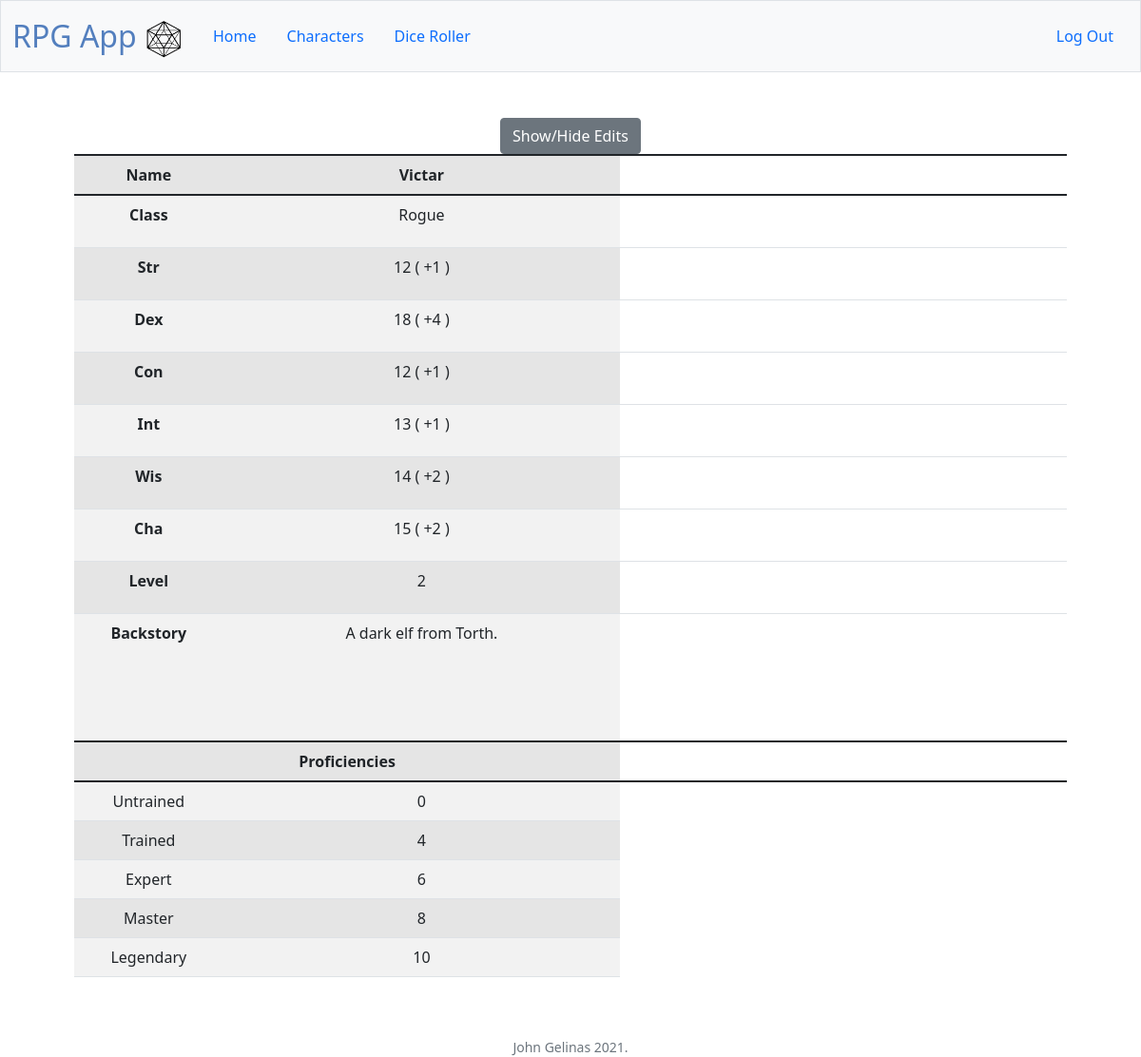
/character/Victar (signed in), run on the app's committed database.
### tables this page shows
CREATE TABLE characters (characterid INTEGER PRIMARY KEY NOT NULL, playerid INTEGER REFERENCES users, Name VARCHAR(255), Class VARCHAR(255), Str INT, Dex INT, Con INT, Int INT, Wis INT, Cha INT, Level INT, Backstory VARCHAR(255));

### PF2eApp.py (the view, shortened to what this page needs)
@app.route('/character/<name>', methods=["GET", "POST"])
def character(name):
    user = session["user_id"]
    name = scrub(name)
    user = scrub(user)
    query = "SELECT id FROM users WHERE username = '{}'".format(user)
    playerid = sqlselect(query)[0][0]
    con = sqlite3.connect('pathfinder.db')
    con.row_factory = dictfactory
    cur = con.cursor()
    cur.execute("SELECT * FROM characters WHERE name = '{}' AND playerid = {}".format(name, playerid))
    chardata = cur.fetchall()[0]
    cur.close()
    con.close()
    if request.method == "GET":
        chardata["Str Mod"] = floor((chardata["Str"] - 10)/2)
        chardata["Dex Mod"] = floor((chardata["Dex"] - 10)/2)
        chardata["Con Mod"] = floor((chardata["Con"] - 10)/2)
        chardata["Int Mod"] = floor((chardata["Int"] - 10)/2)
        chardata["Wis Mod"] = floor((chardata["Wis"] - 10)/2)
        chardata["Cha Mod"] = floor((chardata["Cha"] - 10)/2)
        proficiencies = {}
        proficiencies["Untrained"] = 0
        proficiencies["Trained"] = chardata["Level"] + 2
        proficiencies["Expert"] = chardata["Level"] + 4
        proficiencies["Master"] = chardata["Level"] + 6
        proficiencies["Legendary"] = chardata["Level"] + 8
        return render_template("viewcharacter.html", chardata = chardata, proficiencies = proficiencies)

### PF2eApp.py (called while the page is built)
@app.after_request
def after_request(response):
    response.headers["Cache-Control"] = "no-cache, no-store, must-revalidate"
    response.headers["Expires"] = 0
    response.headers["Pragma"] = "no-cache"
    return response

### helpers.py (called while the page is built)
def scrub(table_name):
    return ''.join( chr for chr in table_name if chr.isalnum() or chr == " " or chr == "." )

def sqlselect(query):
    con = sqlite3.connect('pathfinder.db')
    cur = con.cursor()
    cur.execute(query)
    rowcount = cur.rowcount
    if rowcount == 0:
        data = []
    else:
        data = cur.fetchall()
    cur.close()
    con.close()
    return data

def dictfactory(cursor, row):
    d = {}
    for idx, col in enumerate(cursor.description):
        d[col[0]] = row[idx]
    return d

### templates/viewcharacter.html (shortened to what this page needs)
{% extends "layout.html" %}
{% block main %}
<table class = "table table-striped table-hover table-active">
    <colgroup>
        <col>
        <col>
        <col class = "editcolumn border-0" id = "col" style = "width: 300px; visibility: hidden">
    </colgroup>
    <thead class="thead-dark">
        <tr>
            <th>Name</th>
            <th>{{ chardata["Name"] }}</th>
        </tr>
    </thead>
    {% for field in chardata %}
        {% if loop.index > 3 and loop.index < 13 %}
            <tr>
                <th scope="row" style = "width: 15%">{{ field }} </th>
                <td style = "width: 40%">
                    {{ chardata[field]|string }}
                    {% if field|length == 3 %}
                    (
                        {% if chardata[[field, ' Mod']|join] > 0 %}
                            {{ ['+',chardata[[field, ' Mod']|join]]|join }}
                        {% elif chardata[[field, ' Mod']|join] == 0 %}
                            {{ [' ',chardata[[field, ' Mod']|join]]|join }}
                        {% else %}
                            {{ ['-',chardata[[field, ' Mod']|join]]|join }}
                        {% endif %}
                    )
                    {% endif %}
                </td>
            </tr>
        {% endif %}
    {% endfor %}
    <thead>
        <th colspan = "2" style = "text-align: center">Proficiencies</th>
    </thead>
    {% for name, prof in proficiencies.items() %}
    <tr>
        <td>{{name}}</td>
        <td>{{prof}}</td>
    </tr>
    {% endfor %}
    <tr>
        <button onclick="editcolumn()" class = "btn btn-secondary">Show/Hide Edits</button>
    </tr>
</table>
{% endblock %}

### templates/layout.html (shortened to what this page needs)
<!DOCTYPE html>
<html lang="en">
    <head>
        <link href="https://cdn.jsdelivr.net/npm/bootstrap@5.1.3/dist/css/bootstrap.min.css" rel="stylesheet">
        <link href="/static/styles.css" rel="stylesheet">
    </head>
    <body>
        <nav class="navbar navbar-expand-md navbar-light bg-light border">
            <div class="container-fluid">
                <a class="navbar-brand" href="/"><span class="blue">RPG App <img src="/static/d20.png" alt="D20 Die" width="40" height="40"> </span></a>
                <div class="collapse navbar-collapse" id="navbar">
                    {% if session.user_id %}
                    <ul class="nav nav-pills me-auto" id="navbar left">
                        <li class="nav-item">
                            <a class="nav-link" href="/home">Home</a>
                        </li>
                        <li class="nav-item">
                            <a class="nav-link" href="/characters">Characters</a>
                        </li>
                        <li class="nav-item">
                            <a class="nav-link" href="/dice">Dice Roller</a>
                        </li>
                    </ul>
                    <ul class="nav nav-pills ms-auto" id="navbar right">
                        <li class="nav-item">
                            <a class="nav-link" href="/logout">Log Out</a>
                        </li>
                    </ul>
                    {% endif %}
                </div>
            </div>
        </nav>
        <main class="container p-5">
            {% block main %}{% endblock %}
        </main>
        <footer class="small text-center text-muted">
            John Gelinas 2021.
        </footer>
    </body>
</html>

### static/styles.css (style rules this page uses)
nav .navbar-brand { font-size: xx-large; }
nav .navbar-brand .blue { color: #537fbe; }
main { overflow-x: auto; text-align: center; }

### data on the page
characters: Name "Victar", Class "Rogue" "12" "18" "12" "13" "14" "15" "2" "A dark elf from Torth."

### other printed values
{{ field }} "Class" "Str" "Dex" "Con" "Int" "Wis" "Cha" "Level" "Backstory"
{{ ['+',chardata[[field, ' Mod']|join]]|join }} "+1" "+4" "+1" "+1" "+2" "+2"
{{ name }} "Untrained" "Trained" "Expert" "Master" "Legendary"
{{ prof }} "0" "4" "6" "8" "10"
